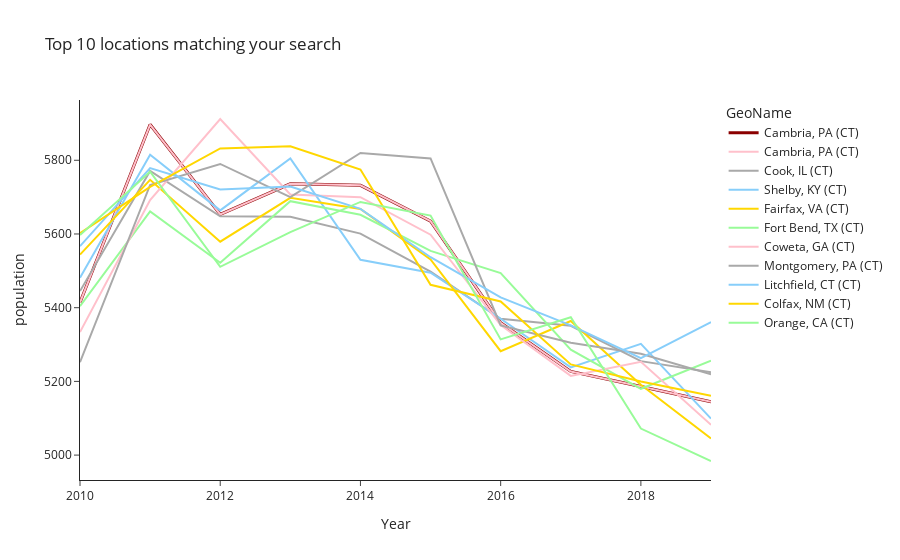

Notebook code cell kept with this figure:
### Code cell
fig = f.show_kins_plot()

### Figure 1 — Plotly figure (JSON) as saved in the notebook; plotly's stock layout.template omitted (floating-point values rounded to 4 significant figures)
{"data": [{"line": {"color": "darkred", "width": 3}, "mode": "lines", "name": "Cambria, PA (CT)", "text": "Cambria, PA (CT)", "textposition": "top right", "type": "scatter", "x": [2010, 2011, 2012, 2013, 2014, 2015, 2016, 2017, 2018, 2019], "y": [5414, 5897, 5653, 5736, 5732, 5635, 5359, 5227, 5186, 5145]}, {"line": {"color": "#FFC0CB"}, "mode": "lines", "name": "Cambria, PA (CT)", "text": "Cambria, PA (CT)", "textposition": "top right", "type": "scatter", "x": [2010, 2011, 2012, 2013, 2014, 2015, 2016, 2017, 2018, 2019], "y": [5414, 5897, 5653, 5736, 5732, 5635, 5359, 5227, 5186, 5145]}, {"line": {"color": "#A9A9A9"}, "mode": "lines", "name": "Cook, IL (CT)", "text": "Cook, IL (CT)", "textposition": "top right", "type": "scatter", "x": [2010, 2011, 2012, 2013, 2014, 2015, 2016, 2017, 2018, 2019], "y": [5445, 5771, 5648, 5647, 5601, 5498, 5370, 5351, 5255, 5225]}, {"line": {"color": "#87CEFA"}, "mode": "lines", "name": "Shelby, KY (CT)", "text": "Shelby, KY (CT)", "textposition": "top right", "type": "scatter", "x": [2010, 2011, 2012, 2013, 2014, 2015, 2016, 2017, 2018, 2019], "y": [5481, 5815, 5664, 5805, 5530, 5495, 5370, 5238, 5302, 5099]}, {"line": {"color": "#FFD700"}, "mode": "lines", "name": "Fairfax, VA (CT)", "text": "Fairfax, VA (CT)", "textposition": "top right", "type": "scatter", "x": [2010, 2011, 2012, 2013, 2014, 2015, 2016, 2017, 2018, 2019], "y": [5544, 5747, 5579, 5698, 5668, 5531, 5282, 5364, 5191, 5045]}, {"line": {"color": "#98FB98"}, "mode": "lines", "name": "Fort Bend, TX (CT)", "text": "Fort Bend, TX (CT)", "textposition": "top right", "type": "scatter", "x": [2010, 2011, 2012, 2013, 2014, 2015, 2016, 2017, 2018, 2019], "y": [5404, 5661, 5522, 5689, 5652, 5554, 5494, 5286, 5180, 5256]}, {"line": {"color": "#FFC0CB"}, "mode": "lines", "name": "Coweta, GA (CT)", "text": "Coweta, GA (CT)", "textposition": "top right", "type": "scatter", "x": [2010, 2011, 2012, 2013, 2014, 2015, 2016, 2017, 2018, 2019], "y": [5334, 5692, 5912, 5707, 5700, 5598, 5353, 5215, 5253, 5082]}, {"line": {"color": "#A9A9A9"}, "mode": "lines", "name": "Montgomery, PA (CT)", "text": "Montgomery, PA (CT)", "textposition": "top right", "type": "scatter", "x": [2010, 2011, 2012, 2013, 2014, 2015, 2016, 2017, 2018, 2019], "y": [5252, 5733, 5790, 5700, 5820, 5805, 5352, 5305, 5275, 5219]}, {"line": {"color": "#87CEFA"}, "mode": "lines", "name": "Litchfield, CT (CT)", "text": "Litchfield, CT (CT)", "textposition": "top right", "type": "scatter", "x": [2010, 2011, 2012, 2013, 2014, 2015, 2016, 2017, 2018, 2019], "y": [5567, 5779, 5721, 5729, 5668, 5537, 5428, 5352, 5263, 5361]}, {"line": {"color": "#FFD700"}, "mode": "lines", "name": "Colfax, NM (CT)", "text": "Colfax, NM (CT)", "textposition": "top right", "type": "scatter", "x": [2010, 2011, 2012, 2013, 2014, 2015, 2016, 2017, 2018, 2019], "y": [5602, 5728, 5832, 5838, 5775, 5462, 5417, 5246, 5200, 5161]}, {"line": {"color": "#98FB98"}, "mode": "lines", "name": "Orange, CA (CT)", "text": "Orange, CA (CT)", "textposition": "top right", "type": "scatter", "x": [2010, 2011, 2012, 2013, 2014, 2015, 2016, 2017, 2018, 2019], "y": [5597, 5769, 5511, 5605, 5687, 5650, 5314, 5374, 5072, 4984]}], "layout": {"legend": {"title": {"text": "GeoName"}}, "title": {"text": "Top 10 locations matching your search"}, "xaxis": {"title": {"text": "Year"}}, "yaxis": {"title": {"text": "population"}}}}
